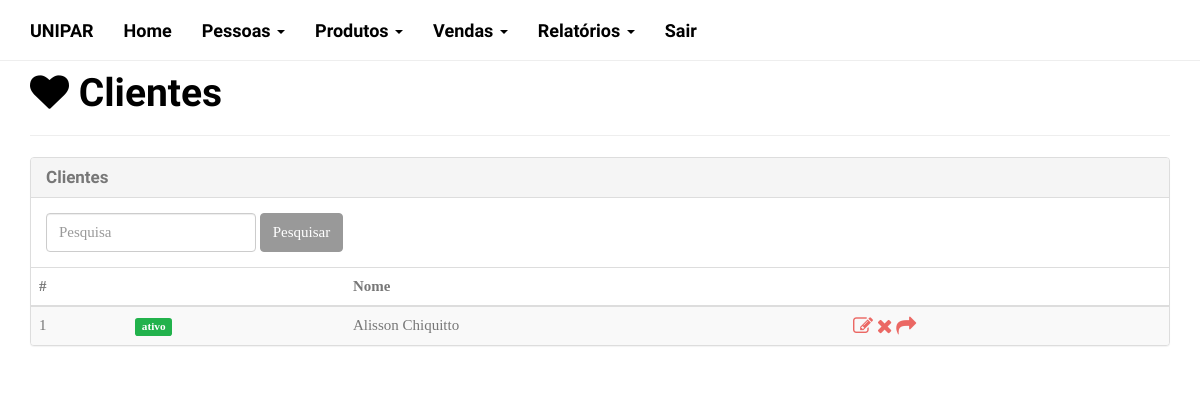
The page /clientes.php on the database its author committed.
### tables this page shows
CREATE TABLE IF NOT EXISTS `cliente` (
  `idcliente` INT(11) NOT NULL AUTO_INCREMENT,
  `nome` VARCHAR(100) NOT NULL,
  `email` VARCHAR(255) NOT NULL,
  `ativo` CHAR(1) NOT NULL,
  PRIMARY KEY (`idcliente`));

### clientes.php (the view, shortened to what this page needs)
<?php
require './lib/funcoes.php';
require './lib/conexao.php';
$q ='';
?>
<!DOCTYPE html>
<html lang="pt-br">
  <head>
  </head>
  <body>
<?php include 'nav.php'; ?>
<div class="container">
<div class="page-header">
  <h1><i class="fa fa-heart"></i> Clientes</h1>
</div>
<div class="panel panel-default">
  <div class="panel-heading">
    <h3 class="panel-title">Clientes</h3>
  </div>
  <div class="panel-body">
    <form class="form-inline" role="form" method="get" action="">
      <div class="form-group">
        <input type="search" class="form-control" id="fq" name="q" placeholder="Pesquisa" value="<?php echo $q; ?>">
      </div>
      <button type="submit" class="btn btn-default">Pesquisar</button>
    </form>
  </div>
  <table class="table table-striped table-hover">
    <thead>
      <tr>
        <th>#</th>
        <th></th>
        <th>Nome</th>
        <th></th>
      </tr>
    </thead>
    <tbody>
      <?php
        $sql = "select * from cliente";
        $consulta = mysqli_query($con,$sql);
        while( $resultado = mysqli_fetch_assoc($consulta)){
      ?>
      <tr>
        <td><?php echo $resultado['idcliente'];   ?></td>
        <td>
          <?php if($resultado['ativo'] == CLIENTE_ATIVO){  ?>
          <span class="label label-success">ativo</span>
          <?php } else { ?>
          <span class="label label-warning">inativo</span>
          <?php } ?>
        </td>
        <td><?php echo $resultado['nome']; ?></td>
        <td>
          <a href="clientes-editar.php?idcliente=<?php echo $resultado['idcliente'];?>" title="Editar cliente"><i class="fa fa-edit fa-lg"></i></a>
          <a href="clientes-apagar.php?idcliente=<?php echo $resultado['idcliente'];?>" title="Remover cliente"><i class="fa fa-times fa-lg"></i></a>
          <a href="venda-nova.php?idcliente=<?php echo $resultado['idcliente'];?>" title="Nova Venda"><i class="fa fa-share fa-lg"></i></a>
        </td>
      </tr><?php
    }
      ?>
    </tbody>
  </table>
</div>
</div>
  </body>
</html>

### rows shown on the page
cliente: idcliente "1", ativo "ativo", nome "Alisson Chiquitto"
